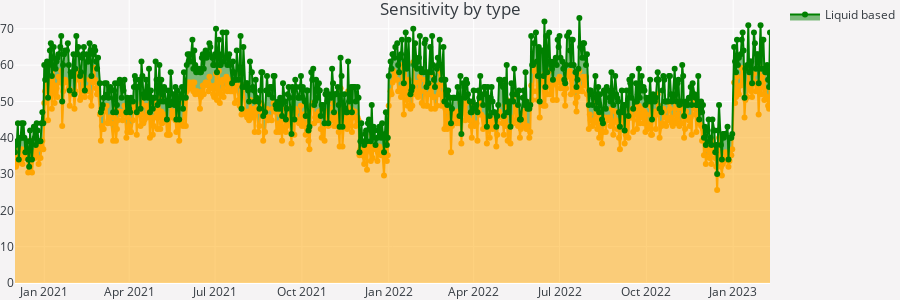

This figure's notebook cell:
### Code cell
sensitivity_scatter_graph(test_df,"Liquid based","Sensitivity by type")

### Figure 1 — Plotly figure (JSON) as saved in the notebook; plotly's stock layout.template omitted (floating-point values rounded to 4 significant figures; data arrays with more than 128 entries replaced by an {"elided": "..."} marker saying what was removed)
{"data": [{"fill": "tonexty", "line": {"color": "orange"}, "mode": "markers+lines", "name": "", "showlegend": false, "type": "scatter", "visible": true, "x": {"elided": "687 str values"}, "y": {"elided": "687 float values"}}, {"fill": "tonexty", "line": {"color": "green"}, "mode": "markers+lines", "name": "Liquid based", "showlegend": true, "type": "scatter", "visible": true, "x": {"elided": "687 str values"}, "y": {"elided": "687 int values"}}], "layout": {"font": {"color": "#343a40", "size": 12}, "height": 300, "margin": {"b": 0, "l": 0, "r": 0, "t": 0}, "paper_bgcolor": "#f5f3f4", "plot_bgcolor": "#f5f3f4", "title": {"text": "Sensitivity by type", "x": 0.5, "xanchor": "center", "y": 0.99, "yanchor": "top"}}}
